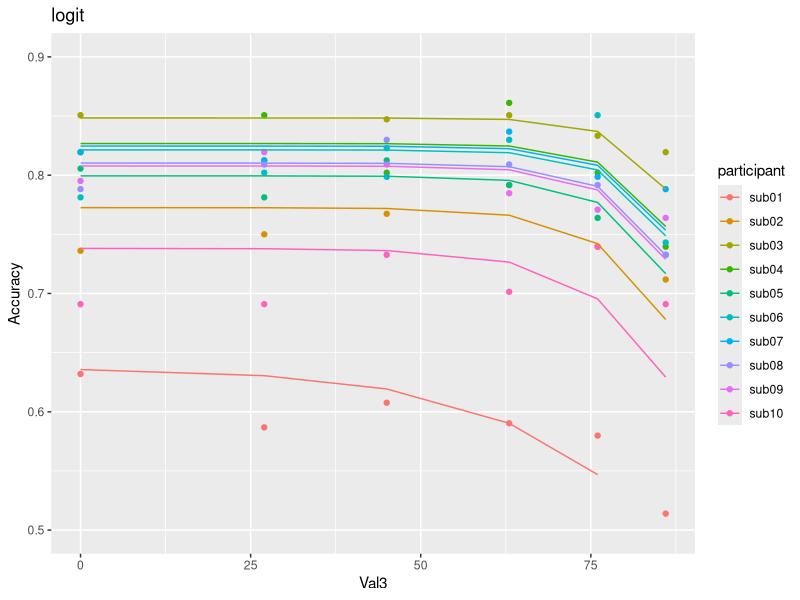

Generate this figure with R:
#+ message = F
library(tidyverse)
library(data.table)


#'# data loading
dat <- fread("exp1_data_behavior.csv", sep = ",", header = T)
dat <- mutate(dat, Corr = ifelse(ChosenITM == CorrectITM, 1, 0))
#dat <- subset(dat, dat$participant != "sub01")
dat <- na.omit(dat)


#'# functions
fs_logit <- function(Val3, Corr) {
    guess <- 0.5
    params <- list("Val3" = Val3, "Corr" = Corr) # input vector
    
    fit <- suppressWarnings(optim(par = guess, fn = deviance, gr = NULL, method = "L-BFGS-B", parameters = params,
                                  upper = 20,
                                  control = list("maxit" = 100000)))
    
    est <- data.frame(sH = fit$par[1], w = 0, dev = fit$value)
    return(est)
}

deviance <- function(x, parameters) {
    Val3 <- parameters$Val3
    Corr <- parameters$Corr
    
    sH = x[1]
    w = 0
    
    Vcu <- as.data.frame(cbind(100, 90, Val3))/100
    colnames(Vcu) <- c("V1", "V2", "V3")
    Vcu <- mutate(Vcu, sumVcu = V1 + V2 + V3)
    Vcu <- mutate(Vcu, normalizer = sH + w * sumVcu)
    M <- Vcu[, 1:3]/Vcu$normalizer
    M <- mutate(M, P = exp(V1) / (exp(V1) + exp(V2) + exp(V3)))
    M <- mutate(M, P = ifelse(P < .01, .01, P)) #adjustments to avoid punishing models too much for very unlikely predictions
    M <- mutate(M, P = ifelse(P > .99, .99, P)) #adjustments to avoid punishing models too much for very unlikely predictions
    M$Corr <- Corr
    
    dev = -2 * sum(M$Corr * log(M$P) + (1 - M$Corr) * log(1 - M$P))
    return(dev)
}


#'# individual fittings
fits <- c()

for (sub in unique(dat$participant)) {
    d <- subset(dat, dat$participant == sub)
    Val3 <- d$Val3
    Corr <- d$Corr
    f <- tryCatch(fs_logit(Val3, Corr), error = function(e){f = cbind(NA, NA, NA)}) 
    colnames(f) <- c("sH", "w", "dev")
    fits <- try(rbind(fits, cbind(f, sub)))
    fits <- na.omit(fits)
    fits$sH <- as.numeric(fits$sH)
    fits$w <- as.numeric(fits$w)
    fits$dev <- as.numeric(fits$dev)
}


#'# visualization 
prediction <- c()

for (subj in unique(fits$sub)) {
    f <- subset(fits, fits$sub == subj)
    
    pred <- c(
        exp(1 / (f[1] + f[2] * 1.90)) / ( exp(1 / (f[1] + f[2] * 1.90)) + exp(0.9 / (f[1] + f[2] * 1.90)) + exp(0 / (f[1] + f[2] * 1.90)) ),
        exp(1 / (f[1] + f[2] * 2.17)) / ( exp(1 / (f[1] + f[2] * 2.17)) + exp(0.9 / (f[1] + f[2] * 2.17)) + exp(0.27 / (f[1] + f[2] * 2.17)) ),
        exp(1 / (f[1] + f[2] * 2.35)) / ( exp(1 / (f[1] + f[2] * 2.35)) + exp(0.9 / (f[1] + f[2] * 2.35)) + exp(0.45 / (f[1] + f[2] * 2.35)) ),
        exp(1 / (f[1] + f[2] * 2.53)) / ( exp(1 / (f[1] + f[2] * 2.53)) + exp(0.9 / (f[1] + f[2] * 2.53)) + exp(0.63 / (f[1] + f[2] * 2.53)) ),
        exp(1 / (f[1] + f[2] * 2.66)) / ( exp(1 / (f[1] + f[2] * 2.66)) + exp(0.9 / (f[1] + f[2] * 2.66)) + exp(0.76 / (f[1] + f[2] * 2.66)) ),
        exp(1 / (f[1] + f[2] * 2.76)) / ( exp(1 / (f[1] + f[2] * 2.76)) + exp(0.9 / (f[1] + f[2] * 2.76)) + exp(0.86 / (f[1] + f[2] * 2.76)) ))
    
    pred <- as.numeric(pred)
    pred <- as.data.frame(cbind(pred, subj))
    prediction <- rbind(prediction, pred)
}

dat %>%
    group_by(participant, Val3) %>%
    summarise(Accuracy = mean(Corr)) -> acc

acc <- subset(acc, acc$participant %in% unique(fits$sub))
acc <- cbind(acc, prediction)
acc$pred <- as.numeric(acc$pred)

logit <- ggplot(acc) + geom_point(aes(x = Val3, y = Accuracy, color = participant)) +
    geom_line(mapping = aes(x = Val3, y = pred, color = participant)) + ylim(0.5, 0.9) + ggtitle("logit")
logit

fits_logit <- fits
fits_logit <- mutate(fits_logit, aic = dev + 2)